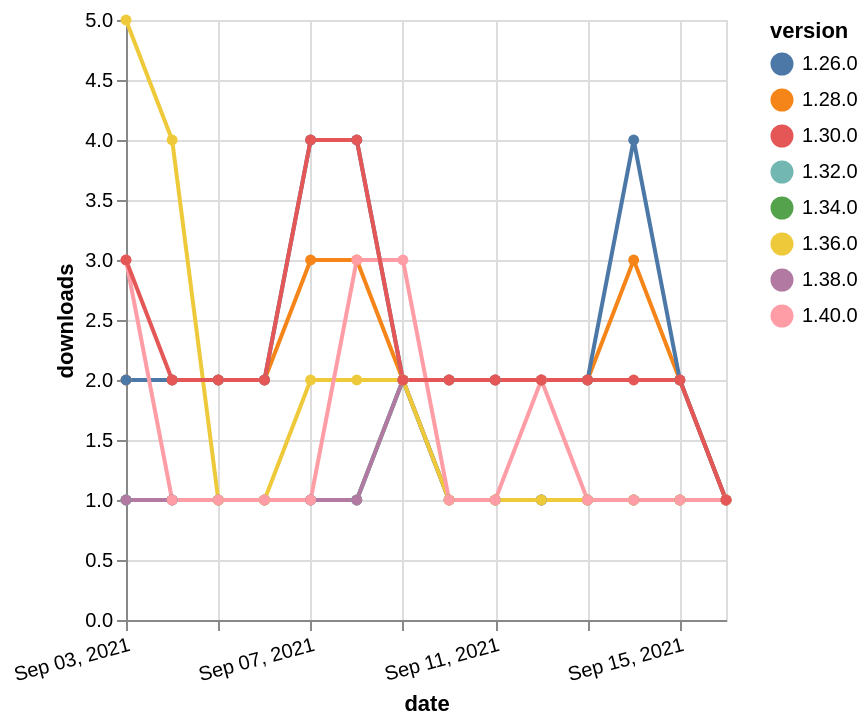

The Vega-Lite source for this figure:
### Vega-Lite specification from a JSON file in a GitHub repository (floating-point values rounded to 4 significant figures)
{"$schema": "https://vega.github.io/schema/vega-lite/v5.json", "description": "A simple bar chart with embedded data.", "data": {"values": [{"date": "2021-09-03", "total": 192, "delta": 1, "version": "1.34.0"}, {"date": "2021-09-04", "total": 193, "delta": 1, "version": "1.34.0"}, {"date": "2021-09-05", "total": 194, "delta": 1, "version": "1.34.0"}, {"date": "2021-09-06", "total": 195, "delta": 1, "version": "1.34.0"}, {"date": "2021-09-07", "total": 196, "delta": 1, "version": "1.34.0"}, {"date": "2021-09-08", "total": 197, "delta": 1, "version": "1.34.0"}, {"date": "2021-09-09", "total": 199, "delta": 2, "version": "1.34.0"}, {"date": "2021-09-10", "total": 200, "delta": 1, "version": "1.34.0"}, {"date": "2021-09-11", "total": 201, "delta": 1, "version": "1.34.0"}, {"date": "2021-09-12", "total": 202, "delta": 1, "version": "1.34.0"}, {"date": "2021-09-13", "total": 203, "delta": 1, "version": "1.34.0"}, {"date": "2021-09-14", "total": 204, "delta": 1, "version": "1.34.0"}, {"date": "2021-09-15", "total": 205, "delta": 1, "version": "1.34.0"}, {"date": "2021-09-16", "total": 206, "delta": 1, "version": "1.34.0"}, {"date": "2021-09-03", "total": 299, "delta": 1, "version": "1.32.0"}, {"date": "2021-09-04", "total": 300, "delta": 1, "version": "1.32.0"}, {"date": "2021-09-05", "total": 301, "delta": 1, "version": "1.32.0"}, {"date": "2021-09-06", "total": 302, "delta": 1, "version": "1.32.0"}, {"date": "2021-09-07", "total": 303, "delta": 1, "version": "1.32.0"}, {"date": "2021-09-08", "total": 304, "delta": 1, "version": "1.32.0"}, {"date": "2021-09-09", "total": 306, "delta": 2, "version": "1.32.0"}, {"date": "2021-09-10", "total": 307, "delta": 1, "version": "1.32.0"}, {"date": "2021-09-11", "total": 308, "delta": 1, "version": "1.32.0"}, {"date": "2021-09-12", "total": 309, "delta": 1, "version": "1.32.0"}, {"date": "2021-09-13", "total": 310, "delta": 1, "version": "1.32.0"}, {"date": "2021-09-14", "total": 311, "delta": 1, "version": "1.32.0"}, {"date": "2021-09-15", "total": 312, "delta": 1, "version": "1.32.0"}, {"date": "2021-09-16", "total": 313, "delta": 1, "version": "1.32.0"}, {"date": "2021-09-03", "total": 2662, "delta": 2, "version": "1.28.0"}, {"date": "2021-09-04", "total": 2664, "delta": 2, "version": "1.28.0"}, {"date": "2021-09-05", "total": 2666, "delta": 2, "version": "1.28.0"}, {"date": "2021-09-06", "total": 2668, "delta": 2, "version": "1.28.0"}, {"date": "2021-09-07", "total": 2671, "delta": 3, "version": "1.28.0"}, {"date": "2021-09-08", "total": 2674, "delta": 3, "version": "1.28.0"}, {"date": "2021-09-09", "total": 2676, "delta": 2, "version": "1.28.0"}, {"date": "2021-09-10", "total": 2678, "delta": 2, "version": "1.28.0"}, {"date": "2021-09-11", "total": 2680, "delta": 2, "version": "1.28.0"}, {"date": "2021-09-12", "total": 2682, "delta": 2, "version": "1.28.0"}, {"date": "2021-09-13", "total": 2684, "delta": 2, "version": "1.28.0"}, {"date": "2021-09-14", "total": 2687, "delta": 3, "version": "1.28.0"}, {"date": "2021-09-15", "total": 2689, "delta": 2, "version": "1.28.0"}, {"date": "2021-09-16", "total": 2690, "delta": 1, "version": "1.28.0"}, {"date": "2021-09-03", "total": 3205, "delta": 2, "version": "1.26.0"}, {"date": "2021-09-04", "total": 3207, "delta": 2, "version": "1.26.0"}, {"date": "2021-09-05", "total": 3209, "delta": 2, "version": "1.26.0"}, {"date": "2021-09-06", "total": 3211, "delta": 2, "version": "1.26.0"}, {"date": "2021-09-07", "total": 3215, "delta": 4, "version": "1.26.0"}, {"date": "2021-09-08", "total": 3219, "delta": 4, "version": "1.26.0"}, {"date": "2021-09-09", "total": 3221, "delta": 2, "version": "1.26.0"}, {"date": "2021-09-10", "total": 3223, "delta": 2, "version": "1.26.0"}, {"date": "2021-09-11", "total": 3225, "delta": 2, "version": "1.26.0"}, {"date": "2021-09-12", "total": 3227, "delta": 2, "version": "1.26.0"}, {"date": "2021-09-13", "total": 3229, "delta": 2, "version": "1.26.0"}, {"date": "2021-09-14", "total": 3233, "delta": 4, "version": "1.26.0"}, {"date": "2021-09-15", "total": 3235, "delta": 2, "version": "1.26.0"}, {"date": "2021-09-16", "total": 3236, "delta": 1, "version": "1.26.0"}, {"date": "2021-09-03", "total": 157, "delta": 1, "version": "1.38.0"}, {"date": "2021-09-04", "total": 158, "delta": 1, "version": "1.38.0"}, {"date": "2021-09-05", "total": 159, "delta": 1, "version": "1.38.0"}, {"date": "2021-09-06", "total": 160, "delta": 1, "version": "1.38.0"}, {"date": "2021-09-07", "total": 161, "delta": 1, "version": "1.38.0"}, {"date": "2021-09-08", "total": 162, "delta": 1, "version": "1.38.0"}, {"date": "2021-09-09", "total": 164, "delta": 2, "version": "1.38.0"}, {"date": "2021-09-10", "total": 165, "delta": 1, "version": "1.38.0"}, {"date": "2021-09-11", "total": 166, "delta": 1, "version": "1.38.0"}, {"date": "2021-09-12", "total": 167, "delta": 1, "version": "1.38.0"}, {"date": "2021-09-13", "total": 168, "delta": 1, "version": "1.38.0"}, {"date": "2021-09-14", "total": 169, "delta": 1, "version": "1.38.0"}, {"date": "2021-09-15", "total": 170, "delta": 1, "version": "1.38.0"}, {"date": "2021-09-16", "total": 171, "delta": 1, "version": "1.38.0"}, {"date": "2021-09-03", "total": 372, "delta": 5, "version": "1.36.0"}, {"date": "2021-09-04", "total": 376, "delta": 4, "version": "1.36.0"}, {"date": "2021-09-05", "total": 377, "delta": 1, "version": "1.36.0"}, {"date": "2021-09-06", "total": 378, "delta": 1, "version": "1.36.0"}, {"date": "2021-09-07", "total": 380, "delta": 2, "version": "1.36.0"}, {"date": "2021-09-08", "total": 382, "delta": 2, "version": "1.36.0"}, {"date": "2021-09-09", "total": 384, "delta": 2, "version": "1.36.0"}, {"date": "2021-09-10", "total": 385, "delta": 1, "version": "1.36.0"}, {"date": "2021-09-11", "total": 386, "delta": 1, "version": "1.36.0"}, {"date": "2021-09-12", "total": 387, "delta": 1, "version": "1.36.0"}, {"date": "2021-09-13", "total": 388, "delta": 1, "version": "1.36.0"}, {"date": "2021-09-14", "total": 389, "delta": 1, "version": "1.36.0"}, {"date": "2021-09-15", "total": 390, "delta": 1, "version": "1.36.0"}, {"date": "2021-09-16", "total": 391, "delta": 1, "version": "1.36.0"}, {"date": "2021-09-03", "total": 183, "delta": 3, "version": "1.40.0"}, {"date": "2021-09-04", "total": 184, "delta": 1, "version": "1.40.0"}, {"date": "2021-09-05", "total": 185, "delta": 1, "version": "1.40.0"}, {"date": "2021-09-06", "total": 186, "delta": 1, "version": "1.40.0"}, {"date": "2021-09-07", "total": 187, "delta": 1, "version": "1.40.0"}, {"date": "2021-09-08", "total": 190, "delta": 3, "version": "1.40.0"}, {"date": "2021-09-09", "total": 193, "delta": 3, "version": "1.40.0"}, {"date": "2021-09-10", "total": 194, "delta": 1, "version": "1.40.0"}, {"date": "2021-09-11", "total": 195, "delta": 1, "version": "1.40.0"}, {"date": "2021-09-12", "total": 197, "delta": 2, "version": "1.40.0"}, {"date": "2021-09-13", "total": 198, "delta": 1, "version": "1.40.0"}, {"date": "2021-09-14", "total": 199, "delta": 1, "version": "1.40.0"}, {"date": "2021-09-15", "total": 200, "delta": 1, "version": "1.40.0"}, {"date": "2021-09-16", "total": 201, "delta": 1, "version": "1.40.0"}, {"date": "2021-09-03", "total": 2564, "delta": 3, "version": "1.30.0"}, {"date": "2021-09-04", "total": 2566, "delta": 2, "version": "1.30.0"}, {"date": "2021-09-05", "total": 2568, "delta": 2, "version": "1.30.0"}, {"date": "2021-09-06", "total": 2570, "delta": 2, "version": "1.30.0"}, {"date": "2021-09-07", "total": 2574, "delta": 4, "version": "1.30.0"}, {"date": "2021-09-08", "total": 2578, "delta": 4, "version": "1.30.0"}, {"date": "2021-09-09", "total": 2580, "delta": 2, "version": "1.30.0"}, {"date": "2021-09-10", "total": 2582, "delta": 2, "version": "1.30.0"}, {"date": "2021-09-11", "total": 2584, "delta": 2, "version": "1.30.0"}, {"date": "2021-09-12", "total": 2586, "delta": 2, "version": "1.30.0"}, {"date": "2021-09-13", "total": 2588, "delta": 2, "version": "1.30.0"}, {"date": "2021-09-14", "total": 2590, "delta": 2, "version": "1.30.0"}, {"date": "2021-09-15", "total": 2592, "delta": 2, "version": "1.30.0"}, {"date": "2021-09-16", "total": 2593, "delta": 1, "version": "1.30.0"}]}, "width": "container", "mark": {"type": "line", "point": {"filled": true}}, "encoding": {"x": {"field": "date", "type": "temporal", "timeUnit": "yearmonthdate", "title": "date", "axis": {"labelAngle": -15}}, "y": {"field": "delta", "type": "quantitative", "title": "downloads"}, "color": {"field": "version", "type": "nominal"}, "tooltip": {"field": "delta"}}}
